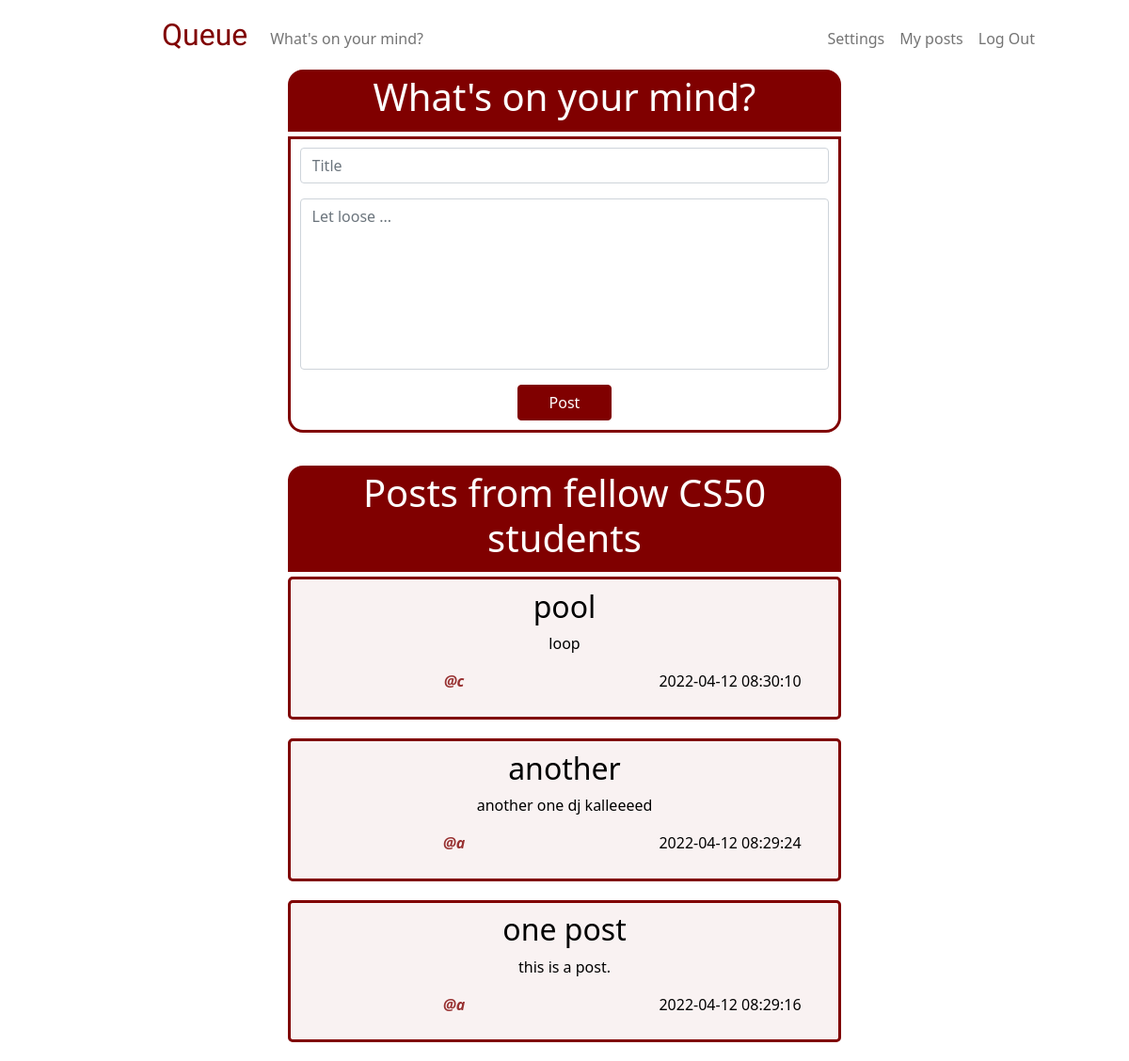
/ (signed in), run on an earlier commit of the app's database.
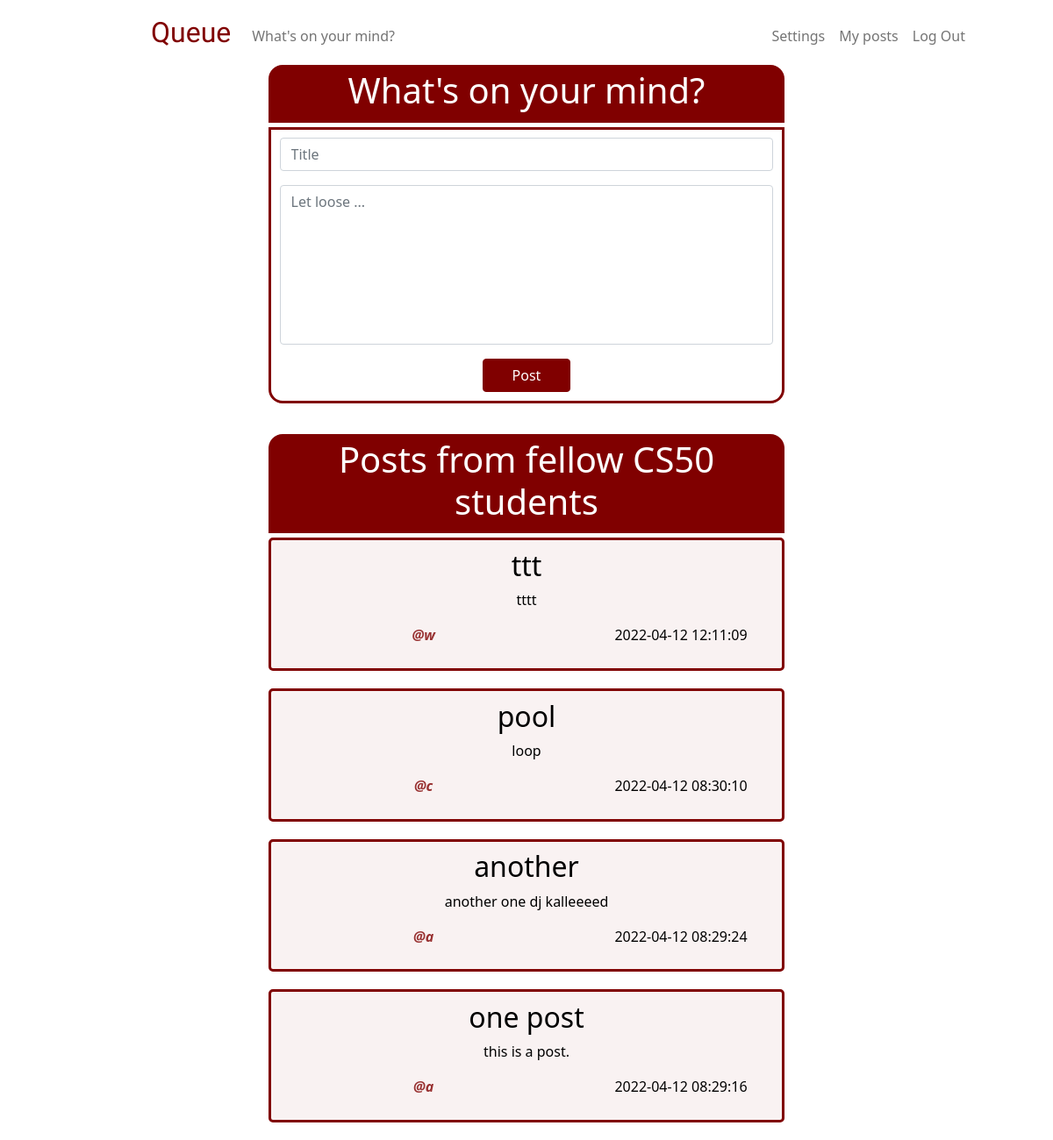
And on a later commit of the database.
### tables this page shows
CREATE TABLE 'posts' ('id' INTEGER PRIMARY KEY NOT NULL, 'content' TEXT NOT NULL, 'time' DATETIME DEFAULT CURRENT_TIMESTAMP, title TEXT, 'user_id'  INTEGER NOT NULL  , 'username' TEXT);

### app.py (the view)
@app.route("/", methods=["GET", "POST"])
@login_required
def home():
    if request.method == "POST":
        title = request.form.get("title")
        content = request.form.get("content")
        if not request.form.get("title"):
            error_title = "*Add a title"
            posts = db.execute("SELECT * FROM posts ORDER BY time DESC")
            return render_template("home.html", error_title=error_title, posts=posts, content=content)
        elif not request.form.get("content"):
            error_content = "*Nothing is on your mind?"
            posts = db.execute("SELECT * FROM posts ORDER BY time DESC")
            return render_template("home.html", error_content=error_content, posts=posts, title=title)
        else:
            user = db.execute ("SELECT username FROM users WHERE id = ?", session["user_id"])
            username = user[0]["username"]
            filtered_title = pf.censor(request.form.get("title"))
            filtered_content = pf.censor(request.form.get("content"))
            db.execute("INSERT INTO posts (username, user_id, title, content) VALUES (?, ?, ?, ?)", username, session["user_id"], filtered_title, filtered_content)
            posts = db.execute("SELECT * FROM posts ORDER BY time DESC")
            return render_template("home.html", posts=posts)
    else:
        posts = db.execute("SELECT * FROM posts ORDER BY time DESC")
        return render_template("home.html", posts=posts)

### helpers.py (called while the page is built)
def login_required(f):
    @wraps(f)
    def decorated_function(*args, **kwargs):
        if session.get("user_id") is None:
            return redirect("/login")
        return f(*args, **kwargs)
    return decorated_function

### templates/home.html (shortened to what this page needs)
{% extends "layout.html" %}
{% block main %}
    <div class="users-post-header">
        <h1> What's on your mind? </h1>
    </div>
    <div class="users-post-container">
        <form action="/" method="post">
            <div class="mb-3">
                <input class="form-control" id="title" name="title" placeholder="Title" type="text" value="{{ title }}">
            </div>
            <div class="mb-3">
                <textarea class="form-control" id="content" name="content" placeholder="Let loose ..." rows = "7" maxlength="500" style="resize: none" >{{ content }}</textarea>
            </div>
            <button class="btn btn-primary main-button" id="home-button" type="submit"> Post </button>
        </form>
    </div>
    <div class="others-post-header">
        <h1> Posts from fellow CS50 students </h1>
    </div>
    <div>
        {% for post in posts %}
            <div class="others-post-container">
                <h2>{{ post["title"] }} </h2>
                <p>{{ post["content"] }} </p>
                <div class="row">
                    <div class="column left">
                        <p class="username"><strong> @{{ post["username"] }} </strong></p>
                    </div>
                    <div class="column right">
                        <p> {{ post["time"] }} </p>
                    </div>
                </div>
            </div>
        {% endfor %}
    </div>
{% endblock %}

### templates/layout.html (shortened to what this page needs)
<!DOCTYPE html>
<html lang="en">
    <head>
        <link href="https://cdn.jsdelivr.net/npm/bootstrap@5.1.3/dist/css/bootstrap.min.css" rel="stylesheet">
        <link href="/static/styles.css" rel="stylesheet">
    </head>
    <body>
        <nav class="bg-light navbar navbar-expand-md navbar-light" id="white-bg">
            <div class="container-fluid">
                <a class="navbar-brand" href="/" id="logo">Queue</a>
                <div class="collapse navbar-collapse" id="navbar">
                    {% if session["user_id"] %}
                        <ul class="navbar-nav me-auto mt-2">
                            <li class="nav-item"><a class="nav-link" href="/">What's on your mind?</a></li>
                        </ul>
                        <ul class="navbar-nav ms-auto mt-2" id="rem5-right-padding">
                            <li class="nav-item"><a class="nav-link" href="/setting">Settings</a></li>
                            <li class="nav-item"><a class="nav-link" href="/my-posts"> My posts </a></li>
                            <li class="nav-item"><a class="nav-link" href="/logout">Log Out</a></li>
                        </ul>
                    {% else %}
                        <ul class="navbar-nav ms-auto mt-1" id="rem5-right-padding">
                            <li class="nav-item"><a class="nav-link" href="/register">Register</a></li>
                            <li class="nav-item"><a class="nav-link" href="/login">Log In</a></li>
                        </ul>
                    {% endif %}
                </div>
            </div>
        </nav>
        <main class="container-fluid text-center">
            {% block main %}{% endblock %}
        </main>
    </body>
</html>

### static/styles.css (style rules this page uses)
#white-bg { background-color: white !important; }
nav .navbar-brand { font-size: xx-large; }
#logo { font-family: 'ZCOOL XiaoWei', serif; color: rgb(128, 0, 0); padding-left: 10rem; }
.users-post-header { background-color: rgb(128, 0, 0); color: rgb(255, 255, 255); margin: 0 25% 0 25%; padding: 0.3rem; text-align: center; border-radius: 1rem 1rem 0 0; }
.users-post-container { background-color: rgba(255, 255, 255, 0.9); border: solid; border-width: 3px; border-color: rgb(128, 0, 0); color: rgb(128, 0, 0); margin: 5px 25% 20px 25%; padding: 0.6rem; text-align: center; border-radius: 0 0 1rem 1rem; }
.others-post-header { background-color: rgb(128, 0, 0); color: rgb(255, 255, 255); margin: 35px 25% 0 25%; padding: 0.3rem; text-align: center; border-radius: 1rem 1rem 0 0; }
.others-post-container { background-color: rgba(128, 0, 0, 0.05); border: solid; border-width: 3px; border-color: rgb(128, 0, 0); color: rgb(0, 0, 0); margin: 5px 25% 20px 25%; padding: 0.6rem; text-align: center; border-radius: 5px; }
.main-button, .main-button:hover { background-color: rgb(128, 0, 0); color: rgb(255, 255, 255); border-color: rgb(128, 0, 0); width:100px; font-size: 16px; }
.username { color:rgba(128, 0, 0, 0.8); font-style: italic; }
.row { display: flex !important; }
.column { float: left; }
.left { width: 60% !important; }
.right { width: 40% !important; }
#rem5-right-padding { padding-right: 5rem !important; }
h1 { font-size: 40px; }

What changed in the data, as far as the page shows it:
added posts: title "ttt", content "tttt", username "w", time "2022-04-12 12:11:09"
